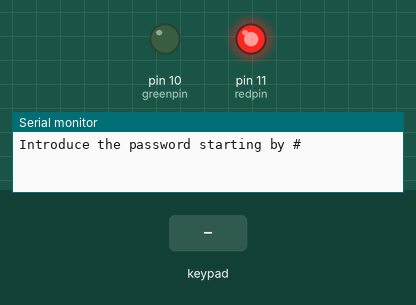
Recording of a sketch running on a simulated Arduino Uno, built with avr-gcc and run on an emulated ATmega328P. On the bench: output pins drawn as LEDs (lit = HIGH), the last lines printed to the serial monitor. Dashed ring = blinking. The inputs (shaded band) are chosen by the test bench.

Above: at 1.2 s.
1.3 s: key '1' pressed
At 2.1 s:
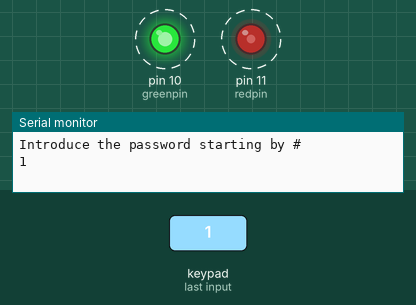
4.3 s: keypad keys 9 8 7 6 pressed 0.4 s apart
Timing chart, 0 to 14.9 s (numbered marks = the images above; inputs shaded):
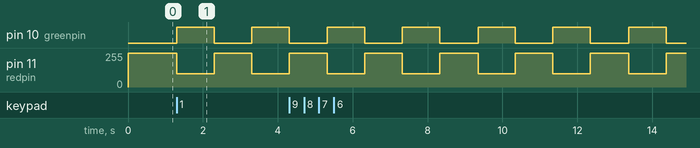

The sketch:

D2_S3.ino
```cpp
/*4x4 Matrix Keypad connected to Arduino
This code prints the key pressed on the keypad to the serial port*/

#include <Keypad.h>

const byte numRows= 4; //number of rows on the keypad
const byte numCols= 4; //number of columns on the keypad

//keymap defines the key pressed according to the row and columns just as appears on the keypad
char keymap[numRows][numCols]=
{
{'1', '2', '3', 'A'},
{'4', '5', '6', 'B'},
{'7', '8', '9', 'C'},
{'*', '0', '#', 'D'}
};

//Code that shows the the keypad connections to the arduino terminals
byte rowPins[numRows] = {9,8,7,6}; //Rows 0 to 3
byte colPins[numCols]= {5,4,3,2}; //Columns 0 to 3

//initializes an instance of the Keypad class
Keypad myKeypad= Keypad(makeKeymap(keymap), rowPins, colPins, numRows, numCols);

int redpin = 11; // select the pin for the red LED
int greenpin = 10; // select the pin for the green LED
int val;

int counter= 0;

void setup()
{
pinMode (redpin, OUTPUT);
pinMode (greenpin, OUTPUT);
Serial.begin(9600);
Serial.println("Introduce the password starting by #");
}

//If key is pressed, this key is stored in 'keypressed' variable
//If key is not equal to 'NO_KEY', then this key is printed out
//if count=17, then count is reset back to 0 (this means no key is pressed during the whole keypad scan process
void loop()
  {
  char keypressed = myKeypad.getKey();

  analogWrite (greenpin, 0);
  analogWrite (redpin, 255);


  /*if (keypressed != NO_KEY)
  {
    Serial.print(keypressed);
  }*/


    if ((keypressed == '#')&&(counter==0))
    {
      Serial.print(keypressed);
      keypressed = myKeypad.getKey();
      counter=1;


      }else if ((keypressed == '2')&&(counter==1)){
        Serial.println(keypressed);
        analogWrite (greenpin, 255);
        analogWrite (redpin, 100);
        delay(1000);
        analogWrite (greenpin, 0);
        analogWrite (redpin, 255);
        delay(1000);
        analogWrite (greenpin, 255);
        analogWrite (redpin, 0);
        Serial.println("That's correct!");
        delay(5000);
        Serial.println("Introduce the password starting by #");
    }else if(keypressed != NO_KEY){

        Serial.println(keypressed);
        analogWrite (greenpin, 255);
        analogWrite (redpin, 100);
        delay(1000);
        analogWrite (greenpin, 0);
        analogWrite (redpin, 255);
        delay(1000);
        analogWrite (greenpin, 255);
        analogWrite (redpin, 100);
        delay(1000);
        analogWrite (greenpin, 0);
        analogWrite (redpin, 255);
        Serial.println("That's wrong!");
        delay(1000);
        counter = 0;
        Serial.println("Introduce the password starting by #");

    }


}
```

Measured:
- after the input at 1.3 s, pin 10 (greenpin): LOW → HIGH at once, → LOW 1.0 s later, → HIGH 1.0 s later; pin 11 (redpin): 255/255 → 100/255 at once, → 255/255 1.0 s later, → 100/255 1.0 s later
